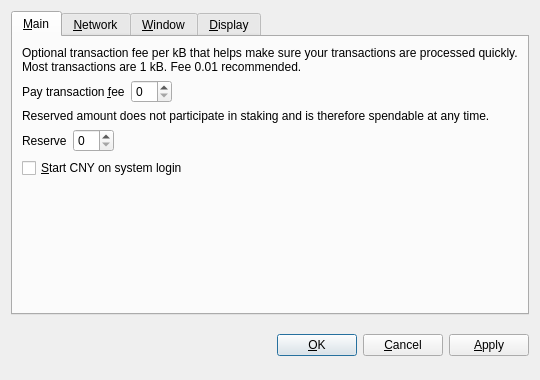
<?xml version="1.0" encoding="UTF-8"?>
<ui version="4.0">
 <class>OptionsDialog</class>
 <widget class="QDialog" name="OptionsDialog">
  <property name="geometry">
   <rect>
    <x>0</x>
    <y>0</y>
    <width>540</width>
    <height>380</height>
   </rect>
  </property>
  <property name="windowTitle">
   <string>Options</string>
  </property>
  <property name="modal">
   <bool>true</bool>
  </property>
  <layout class="QVBoxLayout" name="verticalLayout">
   <item>
    <widget class="QTabWidget" name="tabWidget">
     <property name="tabPosition">
      <enum>QTabWidget::North</enum>
     </property>
     <property name="currentIndex">
      <number>0</number>
     </property>
     <widget class="QWidget" name="tabMain">
      <attribute name="title">
       <string>&amp;Main</string>
      </attribute>
      <layout class="QVBoxLayout" name="verticalLayout_Main">
       <item>
        <widget class="QLabel" name="transactionFeeInfoLabel">
         <property name="text">
          <string>Optional transaction fee per kB that helps make sure your transactions are processed quickly. Most transactions are 1 kB. Fee 0.01 recommended.</string>
         </property>
         <property name="textFormat">
          <enum>Qt::PlainText</enum>
         </property>
         <property name="wordWrap">
          <bool>true</bool>
         </property>
        </widget>
       </item>
       <item>
        <layout class="QHBoxLayout" name="horizontalLayoutFee">
         <item>
          <widget class="QLabel" name="transactionFeeLabel">
           <property name="text">
            <string>Pay transaction &amp;fee</string>
           </property>
           <property name="textFormat">
            <enum>Qt::PlainText</enum>
           </property>
           <property name="buddy">
            <cstring>transactionFee</cstring>
           </property>
          </widget>
         </item>
         <item>
          <widget class="BitcoinAmountField" name="transactionFee"/>
         </item>
         <item>
          <spacer name="horizontalSpacerFee">
           <property name="orientation">
            <enum>Qt::Horizontal</enum>
           </property>
           <property name="sizeHint" stdset="0">
            <size>
             <width>40</width>
             <height>20</height>
            </size>
           </property>
          </spacer>
         </item>
        </layout>
       </item>
       <item>
        <widget class="QLabel" name="reserveBalanceInfoLabel">
         <property name="text">
          <string>Reserved amount does not participate in staking and is therefore spendable at any time.</string>
         </property>
         <property name="textFormat">
          <enum>Qt::PlainText</enum>
         </property>
         <property name="wordWrap">
          <bool>true</bool>
         </property>
        </widget>
       </item>
       <item>
        <layout class="QHBoxLayout" name="horizontalLayoutReserveBalance">
         <item>
          <widget class="QLabel" name="reserveBalanceLabel">
           <property name="text">
            <string>Reserve</string>
           </property>
           <property name="textFormat">
            <enum>Qt::PlainText</enum>
           </property>
           <property name="buddy">
            <cstring>reserveBalance</cstring>
           </property>
          </widget>
         </item>
         <item>
          <widget class="BitcoinAmountField" name="reserveBalance"/>
         </item>
         <item>
          <spacer name="horizontalSpacerReserveBalance">
           <property name="orientation">
            <enum>Qt::Horizontal</enum>
           </property>
           <property name="sizeHint" stdset="0">
            <size>
             <width>40</width>
             <height>20</height>
            </size>
           </property>
          </spacer>
         </item>
        </layout>
       </item>
       <item>
        <widget class="QCheckBox" name="bitcoinAtStartup">
         <property name="toolTip">
          <string>Automatically start CNY after logging in to the system.</string>
         </property>
         <property name="text">
          <string>&amp;Start CNY on system login</string>
         </property>
        </widget>
       </item>
       <item>
        <spacer name="verticalSpacer_Main">
         <property name="orientation">
          <enum>Qt::Vertical</enum>
         </property>
         <property name="sizeHint" stdset="0">
          <size>
           <width>20</width>
           <height>40</height>
          </size>
         </property>
        </spacer>
       </item>
      </layout>
     </widget>
     <widget class="QWidget" name="tabNetwork">
      <attribute name="title">
       <string>&amp;Network</string>
      </attribute>
      <layout class="QVBoxLayout" name="verticalLayout_Network">
       <item>
        <widget class="QCheckBox" name="mapPortUpnp">
         <property name="toolTip">
          <string>Automatically open the CNY client port on the router. This only works when your router supports UPnP and it is enabled.</string>
         </property>
         <property name="text">
          <string>Map port using &amp;UPnP</string>
         </property>
        </widget>
       </item>
       <item>
        <widget class="QCheckBox" name="connectSocks">
         <property name="toolTip">
          <string>Connect to the CNY network through a SOCKS5 proxy (e.g. when connecting through Tor).</string>
         </property>
         <property name="text">
          <string>&amp;Connect through SOCKS5 proxy:</string>
         </property>
        </widget>
       </item>
       <item>
        <layout class="QHBoxLayout" name="horizontalLayout_Network">
         <item>
          <widget class="QLabel" name="proxyIpLabel">
           <property name="text">
            <string>Proxy &amp;IP:</string>
           </property>
           <property name="textFormat">
            <enum>Qt::PlainText</enum>
           </property>
           <property name="buddy">
            <cstring>proxyIp</cstring>
           </property>
          </widget>
         </item>
         <item>
          <widget class="QValidatedLineEdit" name="proxyIp">
           <property name="maximumSize">
            <size>
             <width>140</width>
             <height>16777215</height>
            </size>
           </property>
           <property name="toolTip">
            <string>IP address of the proxy (e.g. 127.0.0.1)</string>
           </property>
          </widget>
         </item>
         <item>
          <widget class="QLabel" name="proxyPortLabel">
           <property name="text">
            <string>&amp;Port:</string>
           </property>
           <property name="textFormat">
            <enum>Qt::PlainText</enum>
           </property>
           <property name="buddy">
            <cstring>proxyPort</cstring>
           </property>
          </widget>
         </item>
         <item>
          <widget class="QLineEdit" name="proxyPort">
           <property name="maximumSize">
            <size>
             <width>55</width>
             <height>16777215</height>
            </size>
           </property>
           <property name="toolTip">
            <string>Port of the proxy (e.g. 9050)</string>
           </property>
          </widget>
         </item>
         <item>
          <spacer name="horizontalSpacer_Network">
           <property name="orientation">
            <enum>Qt::Horizontal</enum>
           </property>
           <property name="sizeHint" stdset="0">
            <size>
             <width>40</width>
             <height>20</height>
            </size>
           </property>
          </spacer>
         </item>
        </layout>
       </item>
       <item>
        <spacer name="verticalSpacer_Network">
         <property name="orientation">
          <enum>Qt::Vertical</enum>
         </property>
         <property name="sizeHint" stdset="0">
          <size>
           <width>20</width>
           <height>40</height>
          </size>
         </property>
        </spacer>
       </item>
      </layout>
     </widget>
     <widget class="QWidget" name="tabWindow">
      <attribute name="title">
       <string>&amp;Window</string>
      </attribute>
      <layout class="QVBoxLayout" name="verticalLayout_Window">
       <item>
        <widget class="QCheckBox" name="minimizeToTray">
         <property name="toolTip">
          <string>Show only a tray icon after minimizing the window.</string>
         </property>
         <property name="text">
          <string>&amp;Minimize to the tray instead of the taskbar</string>
         </property>
        </widget>
       </item>
       <item>
        <widget class="QCheckBox" name="minimizeOnClose">
         <property name="toolTip">
          <string>Minimize instead of exit the application when the window is closed. When this option is enabled, the application will be closed only after selecting Quit in the menu.</string>
         </property>
         <property name="text">
          <string>M&amp;inimize on close</string>
         </property>
        </widget>
       </item>
       <item>
        <spacer name="verticalSpacer_Window">
         <property name="orientation">
          <enum>Qt::Vertical</enum>
         </property>
         <property name="sizeHint" stdset="0">
          <size>
           <width>20</width>
           <height>40</height>
          </size>
         </property>
        </spacer>
       </item>
      </layout>
     </widget>
     <widget class="QWidget" name="tabDisplay">
      <attribute name="title">
       <string>&amp;Display</string>
      </attribute>
      <layout class="QVBoxLayout" name="verticalLayout_Display">
       <item>
        <layout class="QHBoxLayout" name="horizontalLayout_1_Display">
         <item>
          <widget class="QLabel" name="langLabel">
           <property name="text">
            <string>User Interface &amp;language:</string>
           </property>
           <property name="textFormat">
            <enum>Qt::PlainText</enum>
           </property>
           <property name="buddy">
            <cstring>lang</cstring>
           </property>
          </widget>
         </item>
         <item>
          <widget class="QValueComboBox" name="lang">
           <property name="toolTip">
            <string>The user interface language can be set here. This setting will take effect after restarting CNY.</string>
           </property>
          </widget>
         </item>
        </layout>
       </item>
       <item>
        <layout class="QHBoxLayout" name="horizontalLayout_2_Display">
         <item>
          <widget class="QLabel" name="unitLabel">
           <property name="text">
            <string>&amp;Unit to show amounts in:</string>
           </property>
           <property name="textFormat">
            <enum>Qt::PlainText</enum>
           </property>
           <property name="buddy">
            <cstring>unit</cstring>
           </property>
          </widget>
         </item>
         <item>
          <widget class="QValueComboBox" name="unit">
           <property name="toolTip">
            <string>Choose the default subdivision unit to show in the interface and when sending coins.</string>
           </property>
          </widget>
         </item>
        </layout>
       </item>
       <item>
        <widget class="QCheckBox" name="coinControlFeatures">
         <property name="toolTip">
          <string>Whether to show coin control features or not.</string>
         </property>
         <property name="text">
          <string>Display coin &amp;control features (experts only!)</string>
         </property>
        </widget>
       </item>
       <item>
        <widget class="QCheckBox" name="useBlackTheme">
         <property name="text">
          <string>Use black visual theme (requires restart)</string>
         </property>
        </widget>
       </item>
       <item>
        <spacer name="verticalSpacer_Display">
         <property name="orientation">
          <enum>Qt::Vertical</enum>
         </property>
         <property name="sizeHint" stdset="0">
          <size>
           <width>20</width>
           <height>40</height>
          </size>
         </property>
        </spacer>
       </item>
      </layout>
     </widget>
    </widget>
   </item>
   <item>
    <layout class="QHBoxLayout" name="horizontalLayout_Buttons">
     <item>
      <spacer name="horizontalSpacer_1">
       <property name="orientation">
        <enum>Qt::Horizontal</enum>
       </property>
       <property name="sizeHint" stdset="0">
        <size>
         <width>40</width>
         <height>48</height>
        </size>
       </property>
      </spacer>
     </item>
     <item>
      <widget class="QLabel" name="statusLabel">
       <property name="font">
        <font>
         <weight>75</weight>
         <bold>true</bold>
        </font>
       </property>
       <property name="text">
        <string/>
       </property>
       <property name="textFormat">
        <enum>Qt::PlainText</enum>
       </property>
       <property name="wordWrap">
        <bool>true</bool>
       </property>
      </widget>
     </item>
     <item>
      <spacer name="horizontalSpacer_2">
       <property name="orientation">
        <enum>Qt::Horizontal</enum>
       </property>
       <property name="sizeHint" stdset="0">
        <size>
         <width>40</width>
         <height>48</height>
        </size>
       </property>
      </spacer>
     </item>
     <item>
      <widget class="QPushButton" name="okButton">
       <property name="text">
        <string>&amp;OK</string>
       </property>
      </widget>
     </item>
     <item>
      <widget class="QPushButton" name="cancelButton">
       <property name="text">
        <string>&amp;Cancel</string>
       </property>
       <property name="autoDefault">
        <bool>false</bool>
       </property>
      </widget>
     </item>
     <item>
      <widget class="QPushButton" name="applyButton">
       <property name="text">
        <string>&amp;Apply</string>
       </property>
       <property name="autoDefault">
        <bool>false</bool>
       </property>
      </widget>
     </item>
    </layout>
   </item>
  </layout>
 </widget>
 <customwidgets>
  <customwidget>
   <class>BitcoinAmountField</class>
   <extends>QSpinBox</extends>
   <header>bitcoinamountfield.h</header>
  </customwidget>
  <customwidget>
   <class>QValueComboBox</class>
   <extends>QComboBox</extends>
   <header>qvaluecombobox.h</header>
  </customwidget>
  <customwidget>
   <class>QValidatedLineEdit</class>
   <extends>QLineEdit</extends>
   <header>qvalidatedlineedit.h</header>
  </customwidget>
 </customwidgets>
 <resources/>
 <connections/>
</ui>
